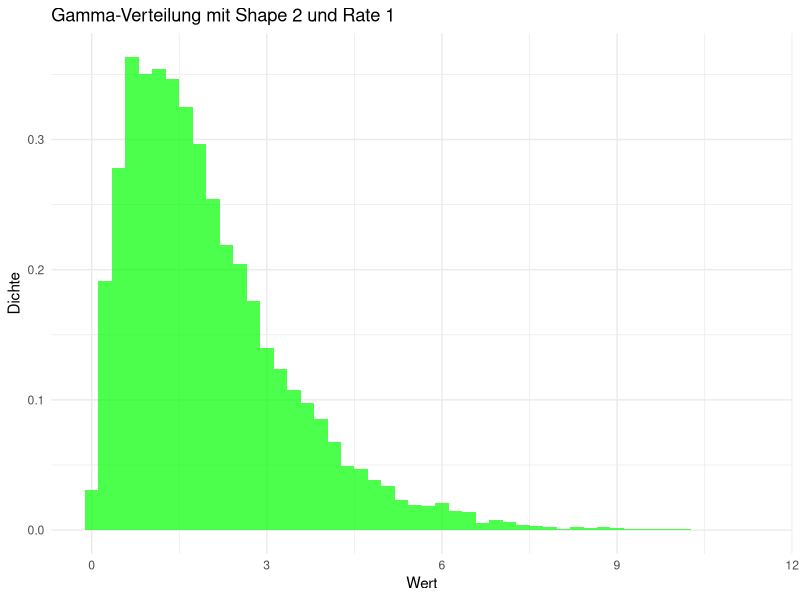
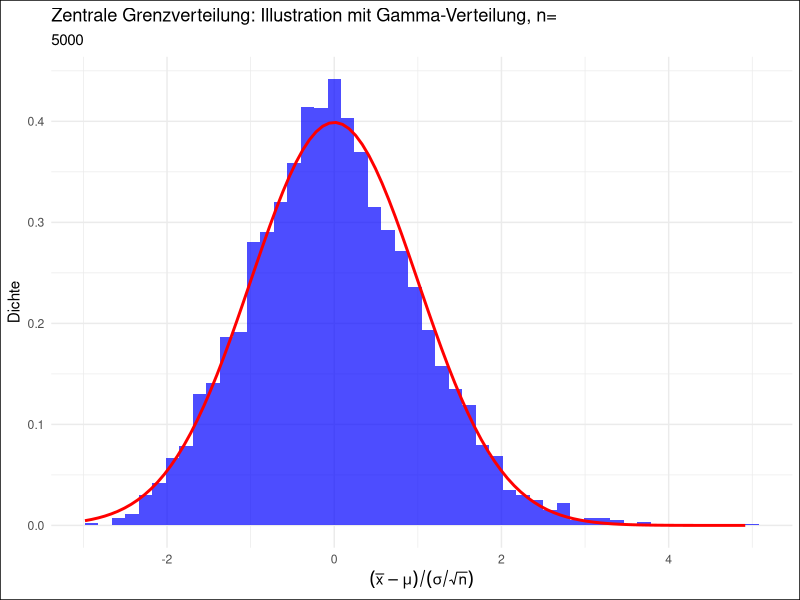
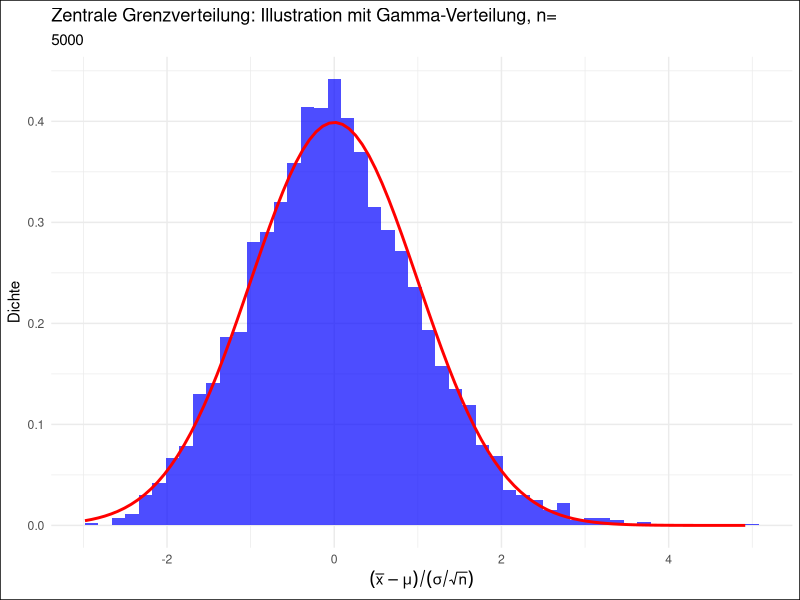

Recreate these plots in R, in order.
# GPT4:

# Schreibe mir ein R skript, das den zentralen Grenzverteilungssatz 
# illustriert. Man startet mit irgendeiner Verteilung (z.B. Gamma und 
# wählbaren Parametern) und einer sample size und einer anzahl an widerholungen 
# und dann soll am Ende die verteilung von \frac{\bar{X}-\mu}{\sigma/\sqrt{n}} 
# geplottet werden (mit ggplot), sodass man sieht, dass es sich gegen eine 
# standardnormalverteilung annähert.

# Set working directory to source file location
setwd(dirname(rstudioapi::getActiveDocumentContext()$path))

library(ggplot2)

# Einstellbare Parameter
sample_size <- 30   # Größe einer Stichprobe
repetitions <- 5000 # Anzahl der Wiederholungen

# Parameter der Gamma-Verteilung
shape <- 2 # Formparameter
rate <- 1  # Ratenparameter

# Erwartungswert (Mittelwert) und Standardabweichung der Gamma-Verteilung
mu <- shape / rate
sigma <- sqrt(shape / (rate ^ 2))

# Original-Gamma-Verteilung plotten
gamma_data <- rgamma(10000, shape = shape, rate = rate)
df_gamma <- data.frame(gamma_data)

ggplot(df_gamma, aes(x = gamma_data)) +
  geom_histogram(aes(y = ..density..), bins = 50, fill = "green", alpha = 0.7) +
  ggtitle(paste("Gamma-Verteilung mit Shape", shape, "und Rate", rate)) +
  xlab("Wert") +
  ylab("Dichte") +
  theme_minimal()


# Leerer Vektor für die Speicherung der Z-Werte
z_values <- c()

# Simulierung
for (i in 1:repetitions) {
  sample_data <- rgamma(sample_size, shape = shape, rate = rate)  # Ziehen einer Stichprobe
  sample_mean <- mean(sample_data)                                # Mittelwert der Stichprobe
  
  # Z-Wert berechnen
  z_value <- (sample_mean - mu) / (sigma / sqrt(sample_size))
  
  # Z-Wert in den Vektor hinzufügen
  z_values <- c(z_values, z_value)
}

# Daten für ggplot vorbereiten
df <- data.frame(z_values)

# Plot erstellen
ggplot(df, aes(x = z_values)) +
  geom_histogram(aes(y = after_stat(density)), bins = 50, fill = "blue", alpha = 0.7) +
  stat_function(fun = dnorm, args = list(mean = 0, sd = 1), color = "red", size = 1) +
  ggtitle(paste0("Zentrale Grenzverteilung: Illustration mit Gamma-Verteilung, n="),repetitions) +
  xlab(expression((bar(x) - mu) / (sigma / sqrt(n)))) +
  ylab("Dichte") +
  theme_minimal() + 
  theme(plot.background = element_rect(fill = "white"))


ggsave(paste("Z_Distribution_SampleSize_", sample_size, "_Repetitions_", repetitions, "_Shape_", shape, "_Rate_", rate,"n_",repetitions, ".png"))
